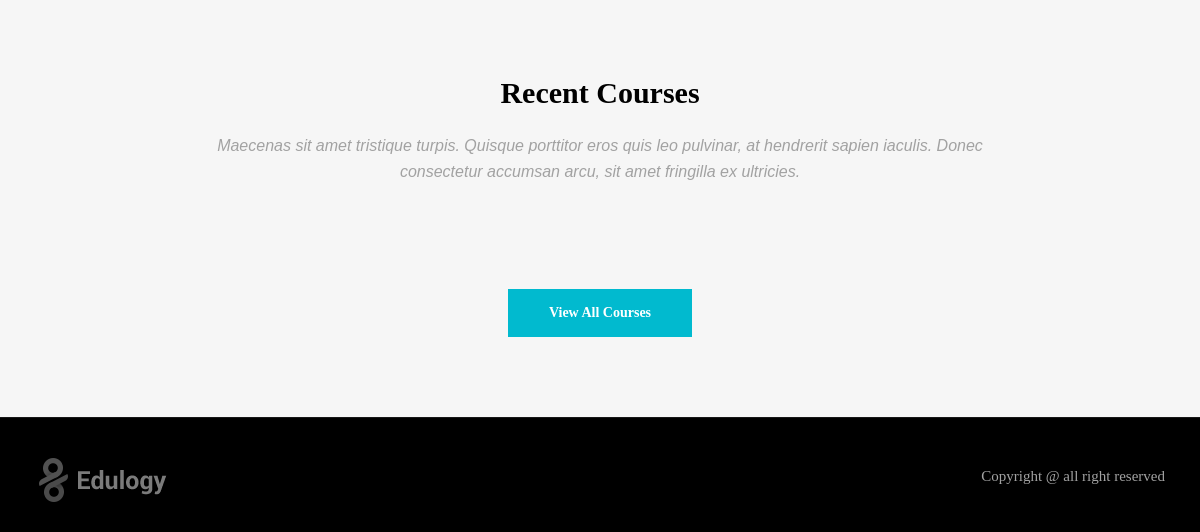
/ (lower part), run on an earlier commit of the app's database.
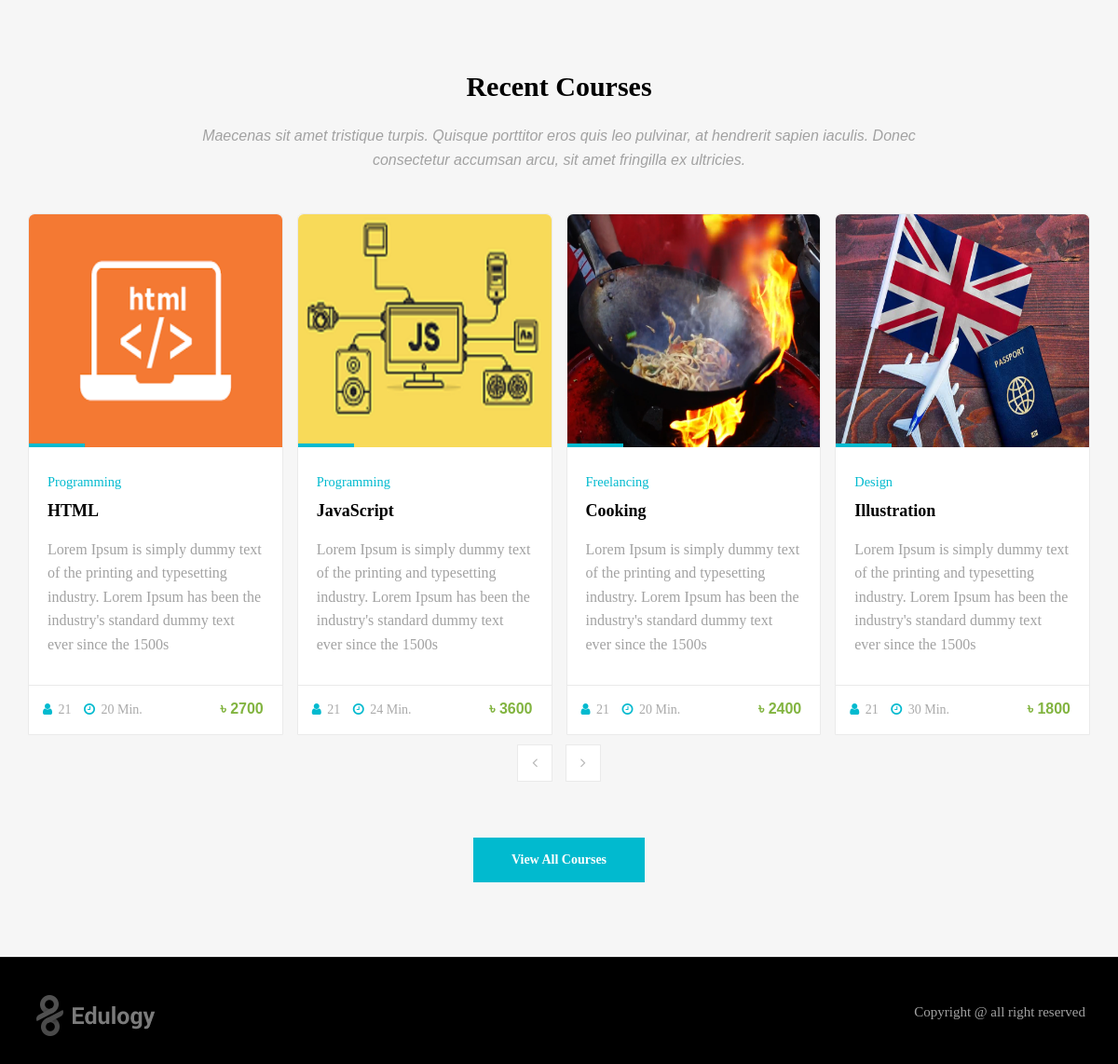
And on a later commit of the database.
### tables this page shows
CREATE TABLE `courses` (
  `course_id` int(11) NOT NULL,
  `category_id` int(11) NOT NULL,
  `course_title` varchar(191) NOT NULL,
  `banner` varchar(191) NOT NULL,
  `short_description` text NOT NULL,
  `description` longtext NOT NULL,
  `price` varchar(191) NOT NULL,
  `discount` varchar(100) NOT NULL,
  `hours` varchar(100) NOT NULL,
  `total_hit` int(11) NOT NULL,
  `ratting` int(11) NOT NULL,
  `demo_video` varchar(191) DEFAULT NULL,
  `is_active` tinyint(4) NOT NULL,
  `created_at` timestamp NOT NULL DEFAULT current_timestamp()
);

CREATE TABLE `categories` (
  `cat_id` int(11) NOT NULL,
  `cat_name` varchar(191) NOT NULL,
  `is_active` tinyint(4) NOT NULL DEFAULT 0
);

### index.php (the view, shortened to what this page needs)
<?php include 'header.php'; ?>
<section class="section gb">
    <div class="container">
        <div class="section-title text-center">
            <h3>Recent Courses</h3>
            <p>Maecenas sit amet tristique turpis. Quisque porttitor eros quis leo pulvinar, at hendrerit sapien iaculis. Donec consectetur accumsan arcu, sit amet fringilla ex ultricies.</p>
        </div>
        <div id="owl-01" class="owl-carousel owl-theme owl-theme-01">
            <?php
            $query = "SELECT * FROM courses left join categories on categories.cat_id=courses.category_id where courses.is_active=0  Order By course_id desc limit 6";
            $result = $con->query($query);
            if ($result->num_rows > 0) {
                foreach ($result as $key => $value) {
            ?>
                    <div class="caro-item">
                        <div class="course-box">
                            <div class="image-wrap entry">
                                <img style="width: 272px; height:250px;" src="<?php echo  $value['banner']; ?>" alt="" class="img-responsive">
                            </div>
                            <div class="course-details">
                                <h4>
                                    <small><?php echo  $value['cat_name']; ?></small>
                                    <a href="single-course.php?courseid=<?php echo $value['course_id'] ?>" title=""><?php echo  $value['course_title']; ?></a>
                                </h4>
                                <p><?php echo  $value['short_description']; ?></p>
                            </div>
                            <div class="course-footer clearfix">
                                <div class="pull-left">
                                    <ul class="list-inline">
                                        <li><a href="#"><i class="fa fa-user"></i> 21</a></li>
                                        <li><a href="#"><i class="fa fa-clock-o"></i> <?php echo  $value['hours']; ?> Min.</a></li>
                                    </ul>
                                </div>
                                <div class="pull-right">
                                    <ul class="list-inline">
                                        <li><a href="#">৳ <?php echo round($value['price'] - (($value['price'] * $value['discount']) / 100)); ?></a></li>
                                    </ul>
                                </div>
                            </div>
                        </div>
                    </div>
            <?php }
            } ?>
        </div>
        <div class="section-button text-center">
            <a href="courses.php" class="btn btn-primary">View All Courses</a>
        </div>
    </div>
</section>
<?php include 'footer.php'; ?>

What changed in the data, as far as the page shows it:
added courses: banner (picture), category.cat_name "Programming", course_title "HTML", short_description "Lorem Ipsum is simply dummy text of the printing and typesetting industry. Lorem Ipsum has been the industry's standard dummy text ever since the 1500s", hours "20", $value['price'] - (($value['price'] * $value['discount']) / 100) "2700"
added courses: banner (picture), category.cat_name "Programming", course_title "JavaScript", short_description "Lorem Ipsum is simply dummy text of the printing and typesetting industry. Lorem Ipsum has been the industry's standard dummy text ever since the 1500s", hours "24", $value['price'] - (($value['price'] * $value['discount']) / 100) "3600"
added courses: banner (picture), category.cat_name "Freelancing", course_title "Cooking", short_description "Lorem Ipsum is simply dummy text of the printing and typesetting industry. Lorem Ipsum has been the industry's standard dummy text ever since the 1500s", hours "20", $value['price'] - (($value['price'] * $value['discount']) / 100) "2400"
added courses: banner (picture), category.cat_name "Design", course_title "Illustration", short_description "Lorem Ipsum is simply dummy text of the printing and typesetting industry. Lorem Ipsum has been the industry's standard dummy text ever since the 1500s", hours "30", $value['price'] - (($value['price'] * $value['discount']) / 100) "1800"
